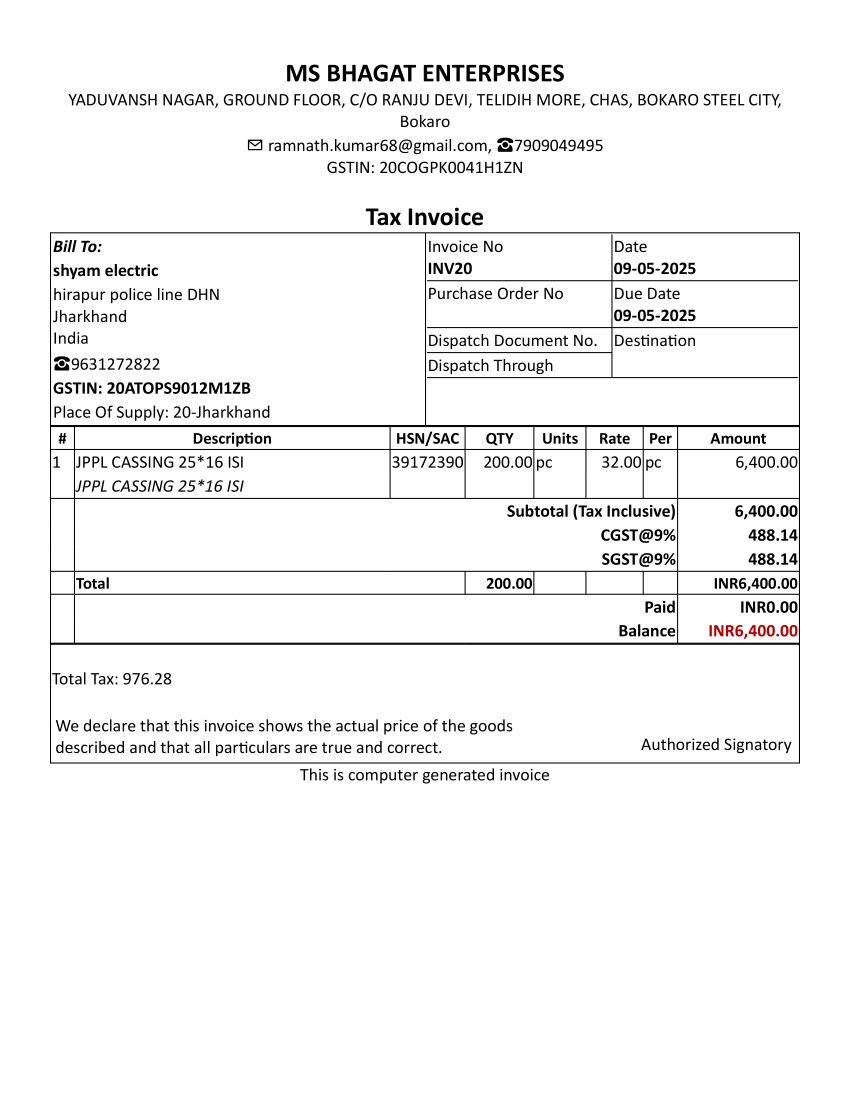
#> input picture src/scan_combine code/vyaparisetu-smartscan/ai-service/invoice.png, 2550 x 3300 px (shown at 1/3 size)
$ python -i preprocess.py   (imports and definitions only)
#> lines starting #> are read from the running program, lines starting #| are printed output that depends on the picture; after the words box and inside, x2 and y2 are one past the last pixel; in counts of white or black regions, pixels touching at a corner belong together
#> further down, picture is the input picture: shape (3300, 2550, 3); mean B, G, R 244.5, 244.5, 244.6
import cv2
import numpy as np

def deskew(image):
    """
    Detects the skew angle of the image and rotates it to straighten the text.

    IMPORTANT: Only corrects small skew angles (<=10 degrees).
    Larger detected angles usually mean the detection algorithm was confused
    by page borders or dense content -- in those cases we do NOT rotate.
    This prevents the common failure mode of rotating a straight invoice by 90 degrees.
    """
    gray = cv2.cvtColor(image, cv2.COLOR_BGR2GRAY)
    gray = cv2.bitwise_not(gray)
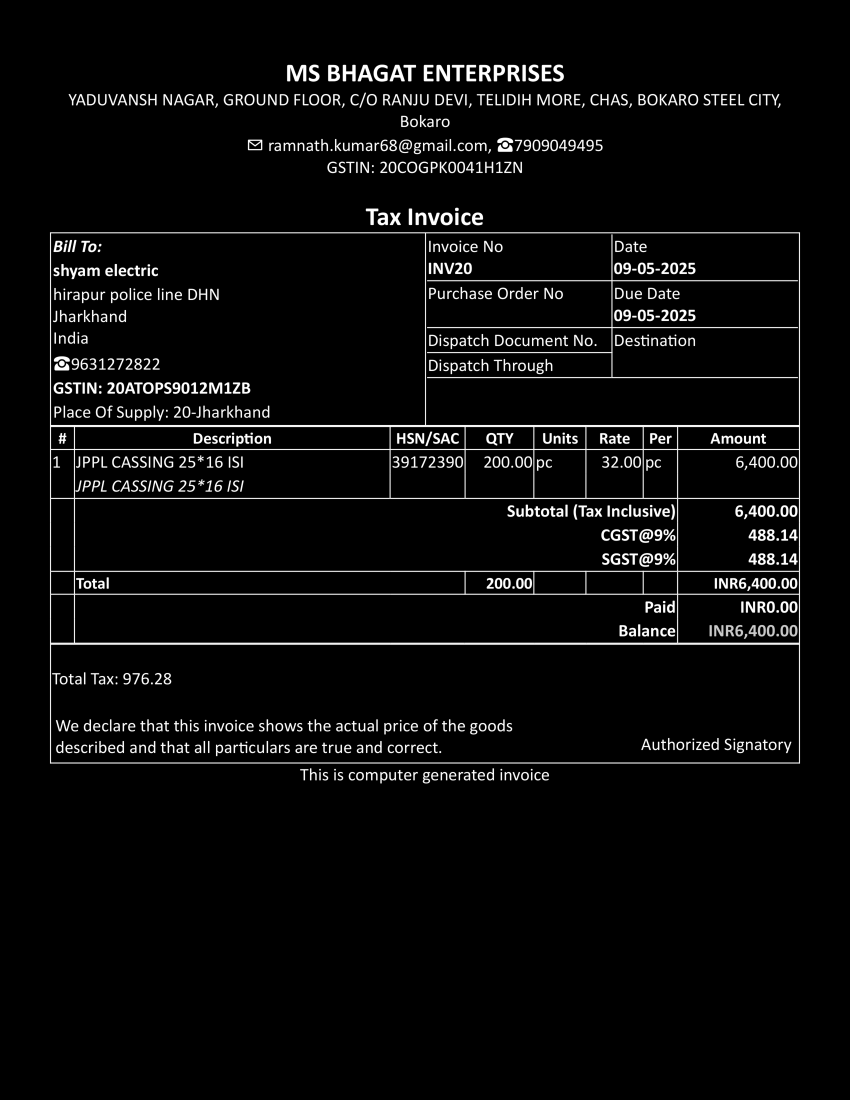
#> gray: shape (9900, 7650) (shown at 1/9 size); min 0, max 255, mean 10.5

    thresh = cv2.threshold(gray, 0, 255, cv2.THRESH_BINARY | cv2.THRESH_OTSU)[1]
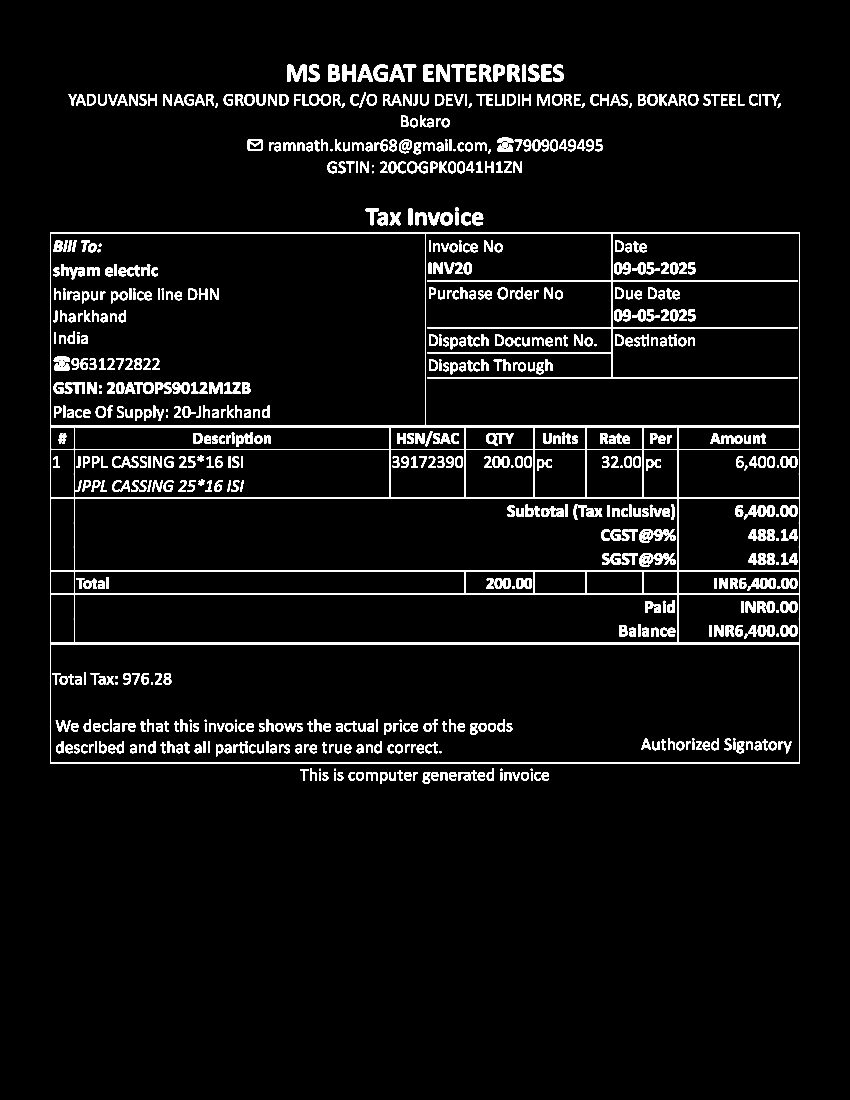
#> thresh: shape (9900, 7650) (shown at 1/9 size); 4.2% white; 807 white regions, largest, box (x1, y1, x2, y2) and area: (450, 2090, 7200, 6873) 822635, (3843, 2109, 7182, 3403) 129358, (2584, 584, 2757, 733) 16002
    coords = np.column_stack(np.where(thresh > 0))
#> coords = 3181550 pairs, first value 581 to 7050, second value 450 to 7199
    angle = cv2.minAreaRect(coords)[-1]
#> angle = -90

    # Convert from OpenCV minAreaRect angle convention to actual skew angle
    if angle < -45:
        angle = -(90 + angle)
#> angle = 0
    else:
        angle = -angle

    print(f"[PREPROCESS] Detected skew angle: {angle:.2f} deg")
#| [PREPROCESS] Detected skew angle: -0.00 deg

    # Only correct small skew -- large angles indicate a detection error
    MAX_CORRECTION_ANGLE = 10.0
    if abs(angle) > MAX_CORRECTION_ANGLE:
        print(f"[PREPROCESS] Skipping deskew -- angle {angle:.2f} deg exceeds {MAX_CORRECTION_ANGLE} deg threshold")
        return image, 0.0

    print(f"[PREPROCESS] Applying deskew correction of {angle:.2f} deg")
#| [PREPROCESS] Applying deskew correction of -0.00 deg
    (h, w) = image.shape[:2]
#> h = 9900; w = 7650
    center = (w // 2, h // 2)
#> center = (3825, 4950)
    M = cv2.getRotationMatrix2D(center, angle, 1.0)
#> M = [[1, 0, 0], [0, 1, 0]]
    rotated = cv2.warpAffine(image, M, (w, h), flags=cv2.INTER_CUBIC, borderMode=cv2.BORDER_REPLICATE)

    return rotated, angle


def preprocess(img):
    """
    Preprocessing Pipeline for Production-Grade OCR.
    1. Upscaling (3x for higher detail)
    2. Noise removal (Gaussian Blur)
    3. Safe skew correction (<=10 deg only -- prevents accidental 90-deg flips)
    4. Adaptive thresholding for varied lighting
    """
    if img is None:
        return None

    # 1. Upscaling (3x)
    img = cv2.resize(img, None, fx=3, fy=3, interpolation=cv2.INTER_CUBIC)

    # 2. Noise removal
    gray = cv2.cvtColor(img, cv2.COLOR_BGR2GRAY)
    gray = cv2.GaussianBlur(gray, (5, 5), 0)

    # 3. Safe skew correction
    img, angle = deskew(img)
#> angle = 0
    gray = cv2.cvtColor(img, cv2.COLOR_BGR2GRAY)
    gray = cv2.GaussianBlur(gray, (5, 5), 0)

    # 4. Adaptive thresholding
    thresh = cv2.adaptiveThreshold(
        gray, 255,
        cv2.ADAPTIVE_THRESH_GAUSSIAN_C,
        cv2.THRESH_BINARY,
        11, 2
    )
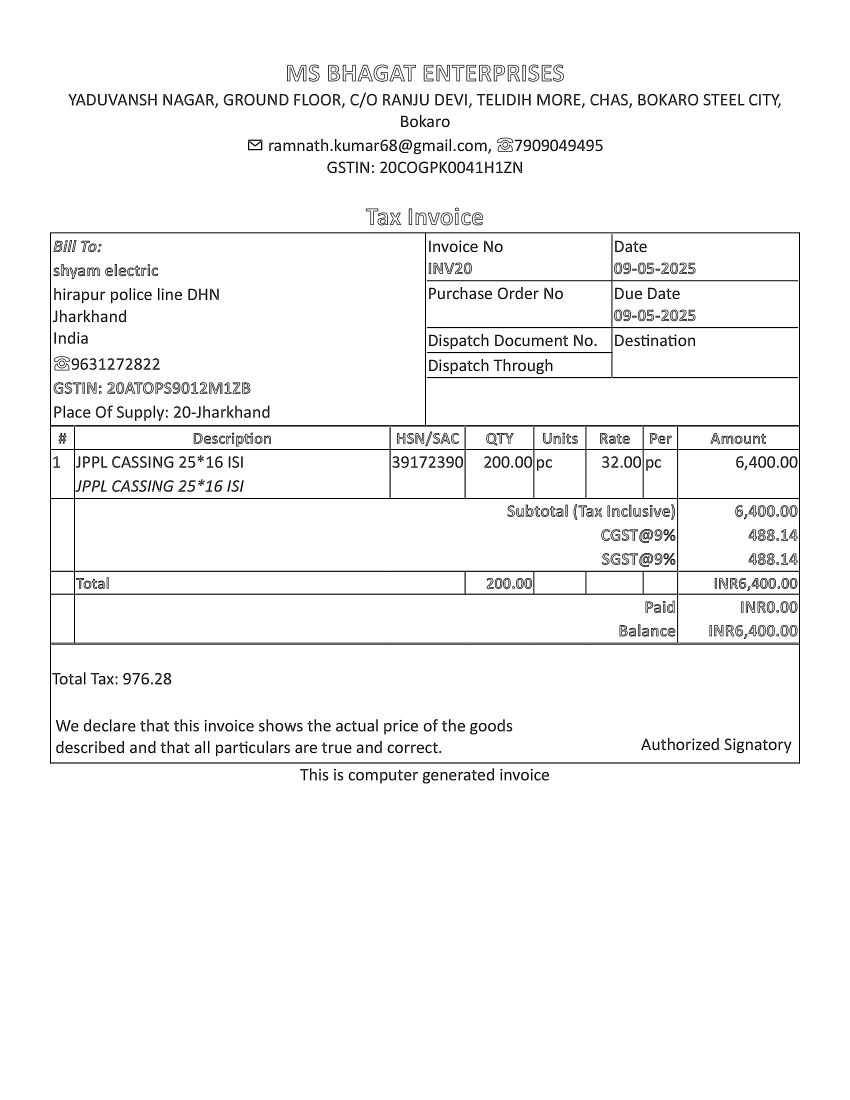
#> thresh: shape (9900, 7650) (shown at 1/9 size); 96.5% white; 890 black regions, largest, box (x1, y1, x2, y2) and area: (450, 2090, 7200, 6873) 737099, (3843, 2109, 7182, 3403) 124718, (2583, 584, 2757, 732) 7157

    # Save debug image
    cv2.imwrite("debug.jpg", thresh)

    processed = cv2.cvtColor(thresh, cv2.COLOR_GRAY2BGR)
    return processed

>>> import cv2
>>> picture = cv2.imread('invoice.png')
>>> result = preprocess(picture)
